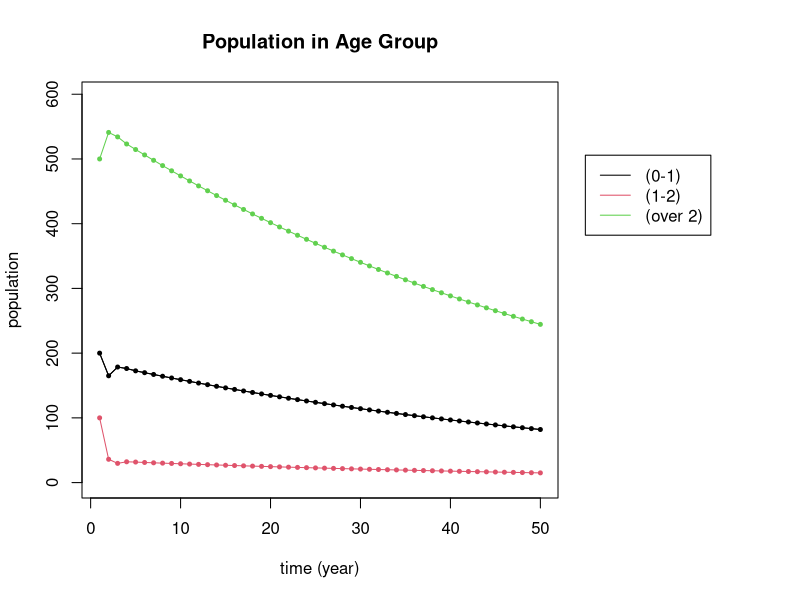
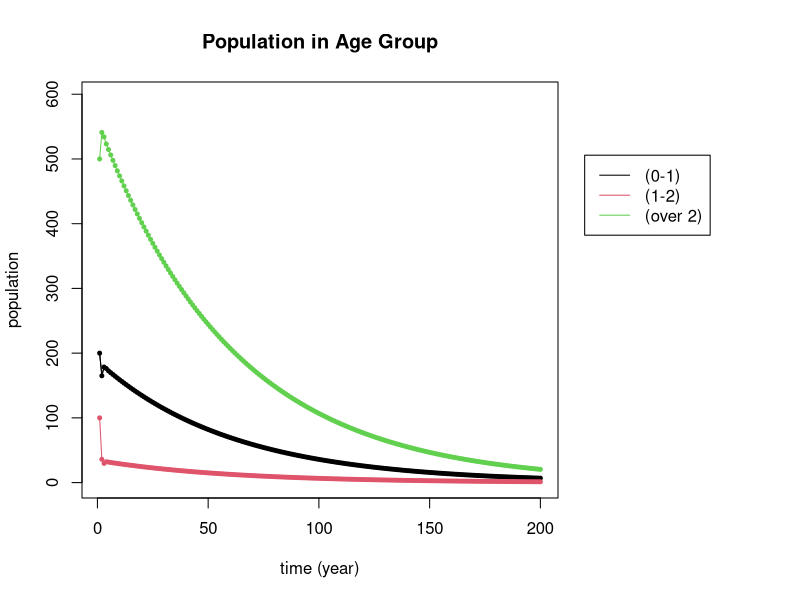
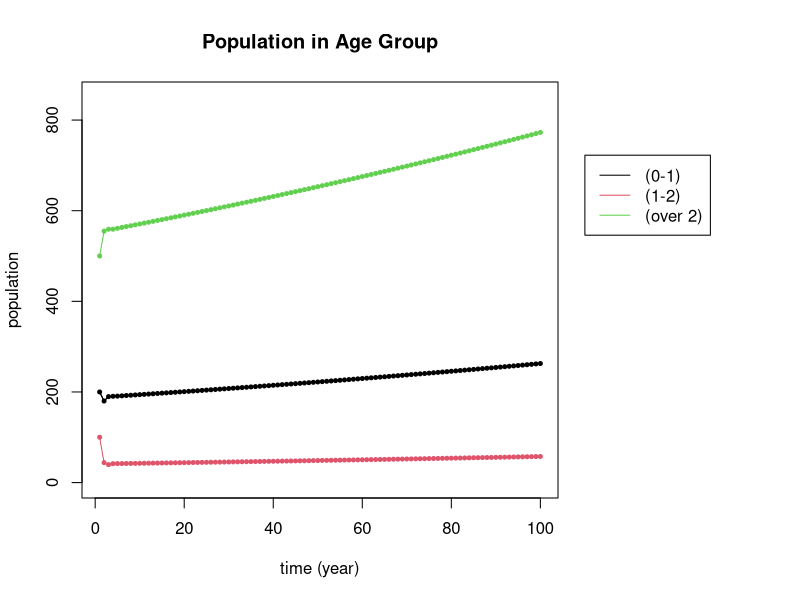
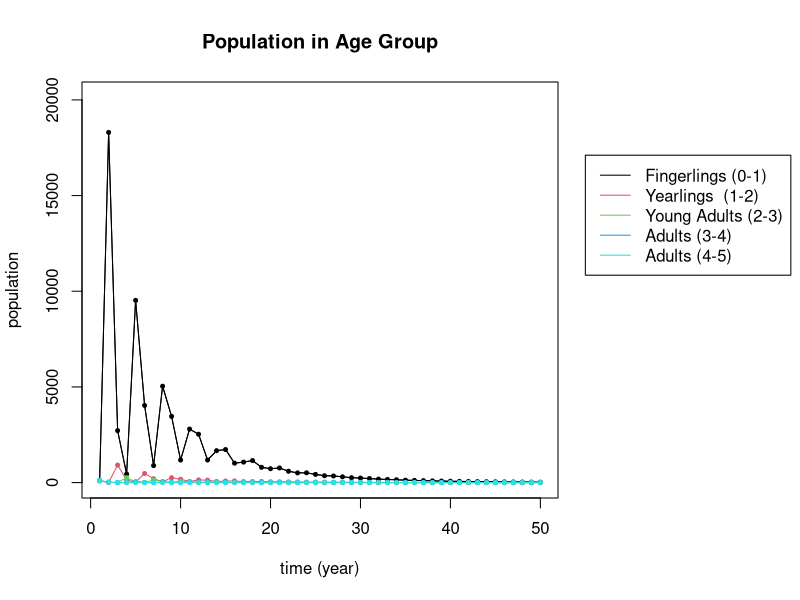
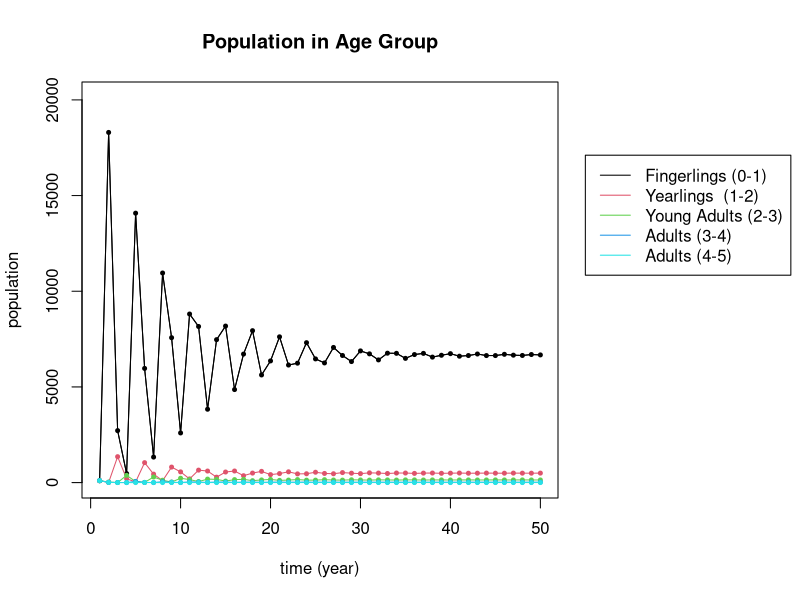

Generate these figures, in order, with R:
## ---- chunk 1

# run this command to load some practical math functions
require(pracma)

get_leslie_trajectory <- function(L, start, N) {
    ### this code follows the populations for N steps
  m = dim(L)[1]  # m is the number of rows of L
  X = matrix(0,nrow=m,ncol=N)  #  Store the results in a (m x N) matrix called X
  X[,1] = start  # put start in the first column of X
  
  # loop N times and put your results in X
  for (i in 2:N) {
    X[,i] = L %*% X[,i-1]    # here is the loop
  }
  
  return(X)
}


plot_leslie_trajectory <- function(X, agegroups) {

  m = dim(X)[1]
  N = dim(X)[2]

  t = seq(1,N)  # time

  print(dim(X))
  print(dim(t))
    
  # Expand right side of clipping rect to make room for the legend
  par(xpd=T, mar=par()$mar+c(0,0,0,10))
  
  
  ylimit = 1.1 * max(X)
  
  # Plot graph 
  plot(t,X[1,],type='l',col=1,ylim=c(0,ylimit),ylab="population",xlab="time (year)", main="Population in Age Group")
  
  for (i in 1:m) {
    lines(t,X[i,],col=i)
    points(t,X[i,],col=i,pch=20,cex=.8)
  }
  
  # Plot legend where you want
  legend(N *1.1,ylimit * .85,agegroups, col=1:m, lty = 1)
  
  # Restore default clipping rect
  par(mar=c(5, 4, 4, 2) + 0.1)
}

## ---- chunk 2
L = cbind(c(0,.18,0),c(0,0,.71),c(.33,0,.94)) # the Leslie Matrix
L
start = c(200,100,500)  # the starting distribution
N = 50  # N is the number of iterations

X = get_leslie_trajectory(L, start, N)

plot_leslie_trajectory(X, c("(0-1)", "(1-2)", "(over 2)"))

## ---- chunk 3

N = 200  # N is the number of iterations

X = get_leslie_trajectory(L, start, N)

plot_leslie_trajectory(X, c("(0-1)", "(1-2)", "(over 2)"))
## ---- chunk 4
# your code goes here
eigen(L)
## ---- chunk 5
# Uncomment the next line and create this matrix 
# L = 

L = cbind(c(0,.22,0),c(.15,0,.85),c(.33,0,.94)) # the Leslie Matrix
L
start = c(200,100,500)
N = 100 

X = get_leslie_trajectory(L, start, N)

plot_leslie_trajectory(X, c("(0-1)", "(1-2)", "(over 2)"))

## ---- chunk 6

finalpop = X[,N]
finalpop = finalpop/sum(finalpop)

vec = as.numeric(eigen(L)$vectors[,1])
vec = vec/sum(vec)



tabledata = cbind(finalpop,vec)

tableframe = data.frame(tabledata)
names(tableframe) = c('population', 'eigenvector')
rownames(tableframe) = c('juveniles','subadults','adults')

knitr::kable(
  tableframe, booktabs = TRUE,
  caption = 'Ratios of vector entries'
)
## ---- chunk 7
eigen(L)$values[1]
## ---- chunk 8
L = cbind(c(0,.05,0,0,0),c(0,0,.28,0,0),c(37,0,0,.16,0),c(64,0,0,0,.08),c(82,0,0,0,0.00))
L
## ---- chunk 9
# your code goes here

eigen(L)

## ---- chunk 10

start = c(100,100,100,100,100)  # the starting distribution
N = 50              # N is the number of iterations

X = get_leslie_trajectory(L, start, N)

plot_leslie_trajectory(X, c("Fingerlings (0-1)", "Yearlings  (1-2)", "Young Adults (2-3)","Adults (3-4)","Adults (4-5)"))


## ---- chunk 11

# update the fingerling to yearling survival rate
L = cbind(c(0,.074,0,0,0),c(0,0,.28,0,0),c(37,0,0,.16,0),c(64,0,0,0,.08),c(82,0,0,0,0.00))
L

## do your eigenvalue/eigenvector analysis here
eigensys = eigen(L)
val = eigensys$values[1]
vec = eigensys$vectors[,1]

val
vec/sum(vec)

## ---- chunk 12

start = c(100,100,100,100,100)  # the starting distribution
N = 50              # N is the number of iterations

X = get_leslie_trajectory(L, start, N)

plot_leslie_trajectory(X, c("Fingerlings (0-1)", "Yearlings  (1-2)", "Young Adults (2-3)","Adults (3-4)","Adults (4-5)"))

